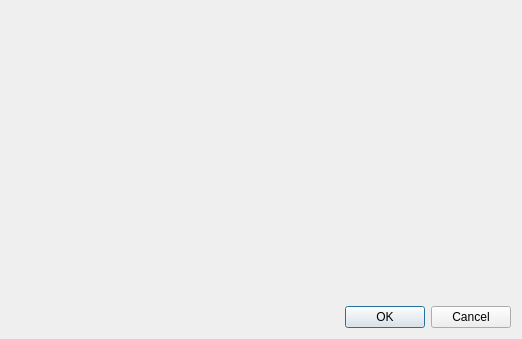
<?xml version="1.0" encoding="UTF-8"?>
<ui version="4.0">
 <class>SysOverviewLabelTextEvaluatorTriggerDialog</class>
 <widget class="QDialog" name="SysOverviewLabelTextEvaluatorTriggerDialog">
  <property name="geometry">
   <rect>
    <x>0</x>
    <y>0</y>
    <width>522</width>
    <height>339</height>
   </rect>
  </property>
  <property name="windowTitle">
   <string>Dialog</string>
  </property>
  <layout class="QVBoxLayout" name="verticalLayout">
   <item>
    <widget class="SysOverviewObjectTriggerDSLEvaluatorDialog" name="evaluator" native="true"/>
   </item>
   <item>
    <widget class="QDialogButtonBox" name="buttonBox">
     <property name="orientation">
      <enum>Qt::Horizontal</enum>
     </property>
     <property name="standardButtons">
      <set>QDialogButtonBox::Cancel|QDialogButtonBox::Ok</set>
     </property>
    </widget>
   </item>
  </layout>
 </widget>
 <customwidgets>
  <customwidget>
   <class>SysOverviewObjectTriggerDSLEvaluatorDialog</class>
   <extends>QWidget</extends>
   <header location="global">SysOverviewObjectTriggerDSLEvaluatorDialog.h</header>
   <container>1</container>
  </customwidget>
 </customwidgets>
 <resources/>
 <connections>
  <connection>
   <sender>buttonBox</sender>
   <signal>accepted()</signal>
   <receiver>SysOverviewLabelTextEvaluatorTriggerDialog</receiver>
   <slot>accept()</slot>
   <hints>
    <hint type="sourcelabel">
     <x>248</x>
     <y>254</y>
    </hint>
    <hint type="destinationlabel">
     <x>157</x>
     <y>274</y>
    </hint>
   </hints>
  </connection>
  <connection>
   <sender>buttonBox</sender>
   <signal>rejected()</signal>
   <receiver>SysOverviewLabelTextEvaluatorTriggerDialog</receiver>
   <slot>reject()</slot>
   <hints>
    <hint type="sourcelabel">
     <x>316</x>
     <y>260</y>
    </hint>
    <hint type="destinationlabel">
     <x>286</x>
     <y>274</y>
    </hint>
   </hints>
  </connection>
 </connections>
</ui>
